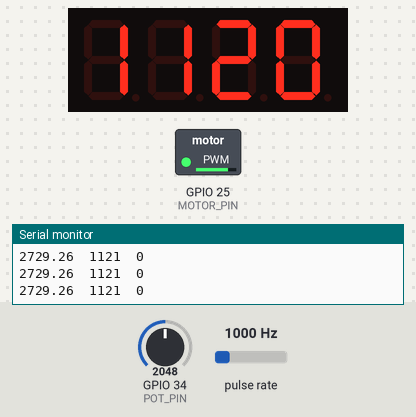
Simulated run of this sketch. Board: ESP32. On the bench: 4-digit seven-segment display, switched loads named in the sketch (green lamp = pin HIGH), the last lines printed to the serial monitor. Wiring (inferred from the names in the program): pulse sensor: data GPIO 26. Inputs (shaded band) come from the test bench; at power-on: GPIO 34 (POT_PIN) = 2048, pulse rate 1000 Hz.

Above: at 1.2 s.
1.3 s: GPIO 34 (POT_PIN) set to 491
At 2.2 s:
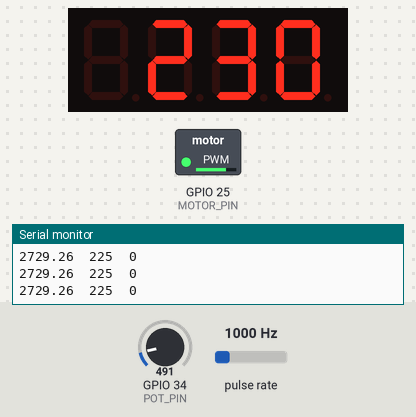
3.2 s: GPIO 34 (POT_PIN) set to 20
At 4.4 s:
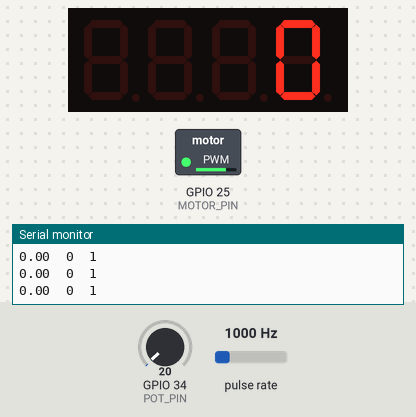
5.0 s: GPIO 34 (POT_PIN) set to 1040
At 6.5 s:
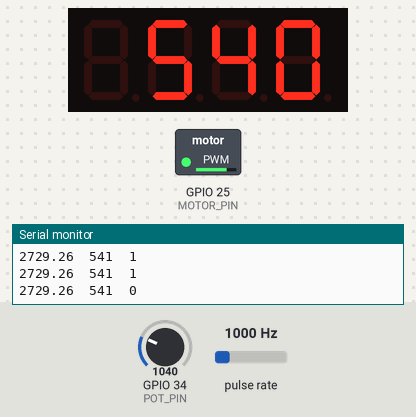
6.8 s: pulse rate (sensor on GPIO 26) set to 10 Hz
At 8.4 s:
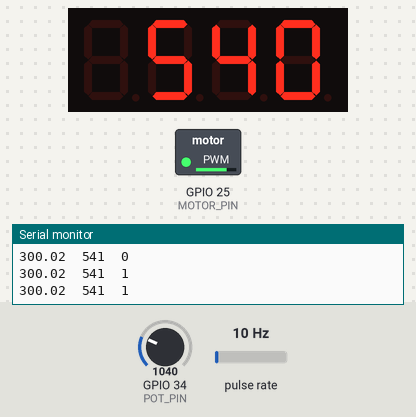
Timing chart, 0 to 10.8 s (numbered marks = the images above; inputs shaded):
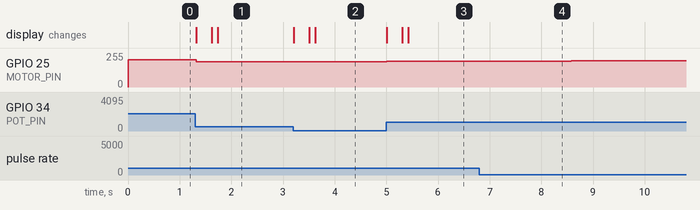

The sketch:

Overhead-Mixer.ino
```cpp
#include "Adafruit_LEDBackpack.h"

#define HALL_PIN 26
#define MOTOR_PIN 25
#define POT_PIN 34

const int TICS_PER_REV = 2;

const int PWM_FREQ = 500;
const int MIN_MICROS = 1200;
const int NEUTRAL_MICROS = 1500;
const int MAX_MICROS = 1800;

const double DUTYCYCLE_PER_MICROS = 255 * PWM_FREQ / 1E6;
const double MAX_RPM = 2300;
const double kV = (MAX_MICROS - NEUTRAL_MICROS) / MAX_RPM;

const double kP = 0;
const double kD = 0;
const double kI = 0.04;

double integral = 0;
const double INTEGRAL_MAX = 1000;

double prev_error = 0;

volatile long prev_tick_micros = 0;
volatile long tick_dt = 1;
volatile long prev_tick_dt = 1;

long prev_micros = 0;

const byte SMOOTH = 20;
int prev_desired_RPMs[SMOOTH];

Adafruit_7segment matrix = Adafruit_7segment();

double micros_to_rpm(int micros) {
  return 1 / (micros*1E-6) * 60 / TICS_PER_REV;
}

int avg(int* arr, int len) {
  int sum = 0;
  for (int i = 0; i < len; i++) {
    sum += arr[i];
  }
  return sum / len;
}

int PID_result(double current, double desired, double dt) {
  double error = desired - current;

  double derivative = (prev_error - error) / dt;
  prev_error = error;

  integral += error * dt;
  integral = constrain(integral, -INTEGRAL_MAX, INTEGRAL_MAX);

  return kP*error + kD*derivative + kI*integral;
}

void IRAM_ATTR update_encoder_ticks() {
  if (micros() - prev_tick_micros < 10000) return;
  prev_tick_dt = tick_dt;
  tick_dt = micros() - prev_tick_micros;
  prev_tick_micros = micros();
}

void setup() {
  Serial.begin(115200);

  pinMode(HALL_PIN, INPUT_PULLUP);
  pinMode(MOTOR_PIN, OUTPUT);
  pinMode(POT_PIN, INPUT);

  attachInterrupt(HALL_PIN, update_encoder_ticks, RISING);
  ledcAttach(MOTOR_PIN, PWM_FREQ, 8);
  prev_micros = micros();

  matrix.begin();

  int desired_RPM = map(analogRead(POT_PIN), 100, 4095, 0, MAX_RPM);
  desired_RPM = constrain(desired_RPM, 0, MAX_RPM);
  for (int i = 0; i < SMOOTH; i++) {
    prev_desired_RPMs[i] = desired_RPM;
  }
}

void loop() {
  double dt = (micros() - prev_micros) * 1E-6;
  prev_micros = micros();

  double rpm = (micros_to_rpm(tick_dt) + micros_to_rpm(prev_tick_dt)) / 2;

  int desired_RPM = map(analogRead(POT_PIN), 100, 4095, 0, MAX_RPM);
  desired_RPM = constrain(desired_RPM, 0, MAX_RPM);

  int micros = map(desired_RPM, 0, MAX_RPM, NEUTRAL_MICROS, MAX_MICROS);
  if (desired_RPM > 60) {
    micros += PID_result(rpm, desired_RPM, dt);
    micros = constrain(micros, NEUTRAL_MICROS, MAX_MICROS);
  }
  else {
    rpm = 0;
  }
  Serial.print(rpm);

  int dutycycle = DUTYCYCLE_PER_MICROS * micros;
  Serial.print("\t"); Serial.print(desired_RPM);
  Serial.print("\t"); Serial.println(digitalRead(HALL_PIN));
  ledcWrite(MOTOR_PIN, dutycycle);

  for (int i = SMOOTH-1; i > 0; i--) {
    prev_desired_RPMs[i] = prev_desired_RPMs[i-1];
  }
  prev_desired_RPMs[0] = desired_RPM;

  matrix.print((int) round( avg(prev_desired_RPMs, SMOOTH) / 10.0 ) * 10);
  matrix.writeDisplay();

  delay(20);
}
```

Measured:
- after the input at 1.3 s, GPIO 25 (MOTOR_PIN): 203/255 → 190/255 at once; the display: first changes at once (image 1 shows a later state)
- after the input at 3.2 s, the display: first changes at once (image 2 shows a later state)
- after the input at 5.0 s, GPIO 25 (MOTOR_PIN): 190/255 → 194/255 at once; the display: first changes at once (image 3 shows a later state)
- after the input at 6.8 s, GPIO 25 (MOTOR_PIN): 194/255 → 195/255 after 0.95 s, → 196/255 0.83 s later, → 197/255 0.72 s later, → 198/255 0.83 s later
